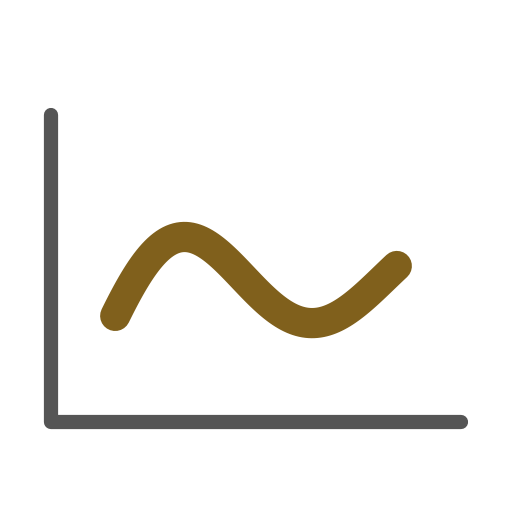
#> input picture figures/icons/fig02_force_history.png, 512 x 512 px, found by its file name
$ python draw_fig02_architecture.py
#> lines starting #> are read from the running program, lines starting #| are printed output that depends on the picture
### figures/figure_palette.py
"""Shared semantic palette for Figures 1--3 and a vector snowflake."""
import math
INK = '#202A30'
EDGE = '#647781'
NEUTRAL = '#EEF1F3'
BACKGROUND = '#F7F8F9'
# Shared data colors match Fig. 2's targets, heads, and reference chunks.
# Peach denotes the shared student module and the composed pose adjustment; it is a
# semantic color, not an RGB mixture of the separately supervised outputs.
REFERENCE = '#7FAFDC'
REFERENCE_EDGE = '#38688B'
FORCE = '#FFD05A'
FORCE_EDGE = '#80601C'
FORCE_ACCENT = FORCE_EDGE
DELAY = '#BFA3E0'
DELAY_EDGE = '#66428D'
DELAY_ACCENT = DELAY_EDGE
STUDENT_FILL = '#F4AF83'
STUDENT_ACCENT = '#DF925E'
JOINT_CORRECTION = STUDENT_ACCENT
JOINT_CORRECTION_EDGE = '#9A6444'
COMMAND = '#85A771'
COMMAND_EDGE = '#4E8A45'


def snowflake_segments(cx, cy, radius, yscale=1):
    for i in range(6):
        angle = math.pi * i / 3
        ux, uy = math.cos(angle), math.sin(angle)
        yield [(cx,cy),(cx+radius*ux,cy+radius*uy*yscale)]
        for side in [-1,1]:
            yield [(cx+.58*radius*ux,cy+.58*radius*uy*yscale),
                   (cx+radius*(.8*ux-side*.19*uy),
                    cy+radius*(.8*uy+side*.19*ux)*yscale)]


def draw_tcp_gripper(ax, cx, cy, width, height, z=5):
    """Compact mechanical two-finger gripper, with no face-like details."""
    from matplotlib.patches import FancyBboxPatch, Polygon
    def point(u, v):
        return cx + u * width, cy + v * height
    def rounded(u, v, w, h, fill, edge='#3F5666', layer=0, radius=.04):
        x, y1 = point(u, v)
        _, y2 = point(u, v+h)
        ax.add_patch(FancyBboxPatch((x,min(y1,y2)),w*width,abs(y2-y1),
            boxstyle=f"round,pad=0,rounding_size={width*radius}",
            facecolor=fill,edgecolor=edge,linewidth=.8,zorder=z+layer))
    # Wrist coupling and a small rounded actuator body.
    rounded(-.14,.35,.28,.17,'#465D6C')
    rounded(-.34,.07,.68,.32,'#E8EFF3',layer=1,radius=.08)
    rounded(-.27,.12,.54,.07,'#7AA8C6',edge='none',layer=2,radius=.025)
    # Articulated fingers surround an open grasping space; dark pads face inward.
    for side in [-1,1]:
        outline=[(.22,.09),(.35,.08),(.44,-.09),(.33,-.43),(.17,-.43),(.17,-.29),(.25,-.29),(.30,-.10)]
        ax.add_patch(Polygon([point(side*u,v) for u,v in outline],closed=True,
            facecolor='#B7CDDC',edgecolor='#3F5666',linewidth=.85,
            joinstyle='round',zorder=z+2))
        pad=[(.17,-.28),(.25,-.28),(.25,-.44),(.17,-.44)]
        ax.add_patch(Polygon([point(side*u,v) for u,v in pad],closed=True,
            facecolor='#334C5C',edgecolor='none',zorder=z+3))


def draw_input_icon(ax, kind, cx, cy, width, height, z=5):
    """Small outline modality icons for the method diagram."""
    from matplotlib.patches import FancyBboxPatch, Polygon, Ellipse
    def pt(u,v):
        return cx+u*width,cy+v*height
    edge='#40515D'
    if kind == 'proprioception':
        start=len(ax.patches)
        draw_tcp_gripper(ax,cx,cy,width,height,z=z)
        for i,p in enumerate(list(ax.patches)[start:]):
            p.set_facecolor('#40515D' if i in [0,4,6] else '#FFFFFF')
        return
    if kind in ['instruction','context']:
        x,y=pt(-.40,-.20); _,y2=pt(0,.40)
        ax.add_patch(FancyBboxPatch((x,min(y,y2)),.8*width,abs(y2-y),
            boxstyle=f'round,pad=0,rounding_size={width*.10}',
            facecolor='white',edgecolor=edge,lw=1.15,zorder=z))
        ax.add_patch(Polygon([pt(-.23,-.18),pt(-.30,-.43),pt(.03,-.18)],
            closed=False,facecolor='white',edgecolor=edge,lw=1.15,zorder=z+1))
        for u in [-.20,0,.20]:
            ax.add_patch(Ellipse(pt(u,.10),width*.07,abs(height)*.07,
                facecolor=edge,edgecolor='none',zorder=z+2))
    elif kind == 'timing':
        ax.add_patch(Ellipse(pt(0,0),width*.85,abs(height)*.85,
            facecolor='white',edgecolor=edge,lw=1.2,zorder=z))
        ax.plot(*zip(pt(0,.28),pt(0,0),pt(.23,0)),color=edge,lw=1.2,zorder=z+1)
    elif kind == 'reference':
        for u in [-.43,-.12,.19]:
            x,y=pt(u,-.28); _,y2=pt(u,.28)
            ax.add_patch(FancyBboxPatch((x,min(y,y2)),width*.24,abs(y2-y),
                boxstyle=f'round,pad=0,rounding_size={width*.025}',
                facecolor='white',edgecolor=edge,lw=.9,zorder=z))

### figures/draw_fig02_architecture.py
"""Fig. 2: teacher-defined correction targets and correction-policy training.

Run this script to regenerate the manuscript PDF, PNG, and editable SVG.
Optional input thumbnails are loaded from figures/inputs/; missing assets use
illustrative placeholders.
"""
from pathlib import Path

import matplotlib.pyplot as plt
import numpy as np
from matplotlib.patches import FancyBboxPatch, FancyArrowPatch, Polygon, Circle
from PIL import Image

OUT = Path(__file__).resolve().parent
PAPER = OUT.parent
from figure_palette import (
    snowflake_segments, draw_tcp_gripper, draw_input_icon, FORCE, DELAY, REFERENCE,
    FORCE_EDGE, DELAY_EDGE, REFERENCE_EDGE, STUDENT_FILL, STUDENT_ACCENT,
)

# Pastel palette inspired by the user's reference figure. Pale blue marks
# visual-language/context modules, green the teacher action expert, yellow
# force modules/targets, lavender delay targets, and peach shared attention.
# Dark text and outlines preserve contrast; data-flow and symbols are unchanged.
INK = '#202020'
EDGE = '#383838'
NEUTRAL = '#FFFFFF'
NEUTRAL_STROKE = '#555555'
VLM_MODULE = '#DEEBF7'
CONTEXT_TOKEN = '#BDD7EE'
ACTION_MODULE = '#E2EFDA'
ACTION_INNER = '#C6E0B4'
FORCE_MODULE = '#FFF2CC'
DELAY_MODULE = '#EEEAF4'
GENERIC_MODULE = '#F2F2F2'
SHARED_ACCENT = STUDENT_ACCENT
SHARED_FILL = STUDENT_FILL
SHARED_EDGE = EDGE

plt.rcParams.update({
    'font.family': 'Arial',
    'mathtext.fontset': 'stix',
    'svg.fonttype': 'none',
})
fig = plt.figure(figsize=(18, 11.18), facecolor='white')
ax = fig.add_axes([0, 0, 1, 1])
ax.set(xlim=(0, 1800), ylim=(1210, 92))
ax.axis('off')
QUIET = '#595959'
RULE = '#BDBDBD'


def text(x, y, s, size=19, color=INK, ha='left', weight='normal', z=8):
    ax.text(x, y, s, fontsize=size, color=color, ha=ha, va='center',
            weight=weight, zorder=z)


def panel(x, y, w, h, face='white', edge='none', radius=8, lw=1, z=1):
    p = FancyBboxPatch((x, y), w, h,
                      boxstyle=f'round,pad=0,rounding_size={radius}',
                      facecolor=face, edgecolor=edge, lw=lw, zorder=z)
    ax.add_patch(p)
    return p


def line(points, color=EDGE, lw=1.2, dash=False, z=3):
    ax.plot(*zip(*points), color=color, lw=lw,
            linestyle=(0, (3, 3)) if dash else '-',
            solid_capstyle='round', solid_joinstyle='round', zorder=z)


def arrow(a, b, color=EDGE, lw=1.3, scale=10, z=4, dash=False):
    ax.add_patch(FancyArrowPatch(a, b, arrowstyle='-|>', mutation_scale=scale,
                                color=color, lw=lw, shrinkA=0, shrinkB=0,
                                linestyle=(0, (4, 3)) if dash else '-',
                                zorder=z))


def snowflake(x, y, r=10):
    for pts in snowflake_segments(x, y, r):
        line(pts, lw=1.3, z=5)


def sequence(x, y, w=150, n=5, color=REFERENCE, edge=REFERENCE_EDGE, h=15):
    gap = 5
    stepw = (w-gap*(n-1))/n
    for i in range(n):
        panel(x+i*(stepw+gap), y, stepw, h, color, edge,
              radius=2, lw=.85, z=4)


def asset(name, x, y, w, h):
    path = PAPER / 'figures' / 'inputs' / name
    if not path.exists():
        return False
    im = Image.open(path)
    scale = min(w/im.width, h/im.height)
    ww, hh = im.width*scale, im.height*scale
    xx, yy = x+(w-ww)/2, y+(h-hh)/2
    ax.imshow(im, extent=[xx, xx+ww, yy+hh, yy], aspect='auto', zorder=4)
    return True


def views(x, y, w=155, h=58):
#> called with x = 42, y = 207, w = 180, h = 43
    if not asset('fig02_multiview.png', x, y, w, h):
        for i in range(3):
            xx = x+i*(w+4)/3
            panel(xx, y, (w-8)/3, h, 'white', '#8A8A8A', radius=4, lw=.9)
            text(xx+(w-8)/6, y+h/2, f'View {i+1}', size=10.5,
                 color=QUIET, ha='center')


def force_history(x, y, w=155, h=50):
    if not asset('fig02_force_history.png', x, y, w, h):
        # Input placeholder, without numerical axes or empirical measurements.
        line([(x, y+2), (x, y+h), (x+w, y+h)], color=NEUTRAL_STROKE, lw=.8)
        t = np.linspace(0, 1, 120)
        yy = y+h*(.68-.25*np.sin(2*np.pi*t)*np.exp(-.9*t)-.15*t)
        line(list(zip(x+5+(w-10)*t, yy)), color=FORCE_EDGE, lw=1.7)


def state(x, y, w=128, h=48):
    if not asset('fig02_state.png', x, y, w, h):
        draw_input_icon(ax,'proprioception',x+w/2,y+h/2,w*.48,-h*.95)


def route(points, color=EDGE, lw=1.25, scale=9):
    if len(points) > 2:
        line(points[:-1], color, lw)
    arrow(points[-2], points[-1], color, lw, scale)


def operation(cx, cy, symbol='+', edge=EDGE, radius=14):
    ax.add_patch(Circle((cx, cy), radius, fc='white', ec=edge, lw=1.3, zorder=5))
    text(cx, cy, symbol, size=18, color=edge, ha='center', z=6)


def transform(x, y, w, h, label, color=NEUTRAL, edge=EDGE, size=18, direction='right', taper=7):
    points = ([(x,y), (x+w,y), (x+w-8,y+h), (x+8,y+h)]
              if direction == 'down' else
              [(x,y), (x+w,y+taper), (x+w,y+h-taper), (x,y+h)])
    ax.add_patch(Polygon(points,
                         fc=color, ec=edge, lw=1.1, zorder=3))
    if isinstance(label, tuple):
        offset = 14
        text(x+w/2, y+h/2-offset, label[0], size=size, ha='center')
        text(x+w/2, y+h/2+offset, label[1], size=size, ha='center')
    else:
        text(x+w/2, y+h/2, label, size=size, ha='center')


def token(cx, y, label, fill=NEUTRAL, edge=NEUTRAL_STROKE, w=43, h=31):
    panel(cx-w/2, y, w, h, fill, edge, radius=2, lw=.8, z=4)
    text(cx, y+h/2, label, size=20, ha='center', z=5)


# Training history is shown locally: pretrained frozen teacher modules,
# previously learned token/adapter, and the correction policy being trained.
# The depicted data flow remains correction distillation, not teacher fitting.
text(35, 130, '(a) Teacher-defined correction targets', size=24, weight='bold')

# The visual-language prefix is produced from the earlier reference query,
# then reused in both current teacher calls. It is not a new raw modality.
text(132, 185, r'Images $V_k$', size=20, ha='center')
views(42, 207, 180, 43)
text(132, 274, r'Instruction $L$', size=20, ha='center')
draw_input_icon(ax,'instruction',132,310,48,-36)
arrow((228, 228), (268, 228))
arrow((228, 310), (268, 310))
panel(272, 211, 208, 128, CONTEXT_TOKEN, EDGE, radius=4)
panel(268, 207, 208, 128, VLM_MODULE, EDGE, radius=4, lw=1.2, z=2)
text(372, 271, 'VLM', size=29, ha='center', weight='bold')
snowflake(454, 225, 9)
# E_k labels the VLM output connection directly. The student receives its
# pooled representation, not a second independently encoded visual context.
line([(486, 271), (615, 271), (615, 385)], color=INK, lw=1.4)
text(550, 247, r'$E_k$', size=25, ha='center')

# Current state is a shared input to both teacher modes, distinct from the
# stored reference's query state S_k used in reference-state alignment.
text(132, 349, r'Proprioception $S_t$', size=20, ha='center')
state(75, 365, 126, 42)
# Context and state merge only at the shared-input junction. State does not
# enter the vision-language encoder or the learned missing-force token.
line([(223, 385), (615, 385)], color=INK, lw=1.4)
ax.add_patch(Circle((615, 385), 3, fc=INK, ec='none', zorder=5))
arrow((615, 385), (650, 385), color=INK, lw=1.4)

# Shared action-expert weights; the adapter appears only in the learned
# force-agnostic mode. The measured history enters only the conditioned call.
panel(650, 331, 320, 256, ACTION_MODULE, EDGE, radius=5, lw=1.25)
text(804, 352, 'Action expert', size=21, weight='bold', ha='center')
text(807, 391, 'Shared context,\nproprioception and noise', size=16, color=EDGE, ha='center')
snowflake(947, 351, 9)
panel(668, 436, 280, 55, ACTION_INNER, EDGE, radius=3, lw=.9)
text(809, 464, 'Force-conditioned', size=20, ha='center')
panel(668, 507, 280, 71, VLM_MODULE, EDGE, radius=3, lw=.9)
text(809, 529, 'Force-agnostic', size=20, ha='center')
# The adapter is part of this mode, not a separate processing stage.
text(809, 560, 'with pose adapter', size=16, color=INK, ha='center')

text(132, 429, r'Force history $\mathcal{F}_t$', size=20, ha='center')
force_history(43, 446, 171, 36)
#> call 3 of asset, with name = 'fig02_force_history.png', x = 43, y = 446, w = 171, h = 36
#> in asset, im is the input picture: PIL image 512x512 RGBA; mean R, G, B, A 241.4, 239.8, 236.6, 21.7
arrow((222, 464), (255, 464))
transform(263, 434, 167, 60, ('Force', 'encoder'),
          color=FORCE, edge=FORCE_EDGE, size=20)
snowflake(420, 424, 7)
arrow((437, 464), (469, 464))
token(507, 448, '', FORCE, FORCE_EDGE, w=61)
arrow((545, 464), (668, 464))
text(462, 543, 'Learned token', size=20, ha='right', color=EDGE)
token(507, 527, '', FORCE_MODULE, NEUTRAL_STROKE, w=67)
snowflake(553, 515, 6)
arrow((549, 543), (668, 543), color=EDGE)

# A light group distinguishes the two current predictions from the stored action.
panel(1007, 386, 215, 181, '#F7F8F8', 'none', radius=5, z=0)
text(1116, 404, 'Current predictions', size=17, ha='center')
text(1116, 604, 'Stored reference', size=17, color=REFERENCE_EDGE, ha='center')
for y, fill, edge in [(464, ACTION_INNER, EDGE),
                       (543, 'white', REFERENCE_EDGE),
                       (631, REFERENCE, REFERENCE_EDGE)]:
    sequence(1020, y-12, 193, h=24, color=fill, edge=edge)
arrow((976, 464), (1013, 464))
arrow((976, 543), (1013, 543), color=REFERENCE_EDGE)

# Both signed operations align vertically. The common current agnostic action
# goes upward with a minus sign and downward with a plus sign.
operation(1300, 464)
operation(1300, 585)
arrow((1219, 464), (1281, 464), color=EDGE)
text(1268, 447, '+', size=19, ha='center')
line([(1219, 543), (1300, 543)], color=REFERENCE_EDGE, lw=1.4)
ax.add_patch(Circle((1300, 543), 2.3, fc=REFERENCE_EDGE, ec='none', zorder=5))
arrow((1300, 543), (1300, 483), color=REFERENCE_EDGE, lw=1.4)
text(1318, 501, '−', size=20, color=REFERENCE_EDGE)
arrow((1300, 543), (1300, 566), color=REFERENCE_EDGE, lw=1.4)
text(1318, 558, '+', size=19, color=REFERENCE_EDGE)
route([(1219, 631), (1250, 631), (1250, 585), (1281, 585)], color=REFERENCE_EDGE)
text(1267, 568, '−', size=20, ha='center', color=REFERENCE_EDGE)

arrow((1320, 464), (1580, 464), color=FORCE_EDGE, lw=1.5)
arrow((1320, 585), (1374, 585), color=DELAY_EDGE, lw=1.5)
panel(1380, 562, 170, 46, DELAY_MODULE, DELAY_EDGE, radius=3, lw=1.1)
text(1465, 585, r'$+\;\Gamma$', size=26, color=INK, ha='center')
text(1465, 633, 'Reference-state\nalignment', size=14, color=DELAY_EDGE, ha='center')
arrow((1553, 585), (1580, 585), color=DELAY_EDGE, lw=1.5)

# Group the two teacher-defined targets as the supervision bundle. Its only
# outgoing path goes to the existing distillation objective in panel (b).
panel(1572, 398, 209, 226, 'white', '#A0A0A0', radius=5, lw=1)
for cy, title, fill, edge in [
    (464, 'Force target', FORCE, FORCE_EDGE),
    (585, 'Delay target', DELAY, DELAY_EDGE),
]:
    text(1674, cy-42, title, size=22, color=edge, ha='center', weight='bold')
    sequence(1588, cy-12, 172, color=fill, edge=edge, h=24)

line([(35, 655), (1765, 655)], color=RULE, lw=.8)
text(35, 686, '(b) Student correction policy', size=24, weight='bold')

# Inputs and their encoders remain outside the attention module. The context
# uses a learned projector, the force history uses its own causal encoder;
# state, flattened reference and timing use the manuscript's projections.
# Five inputs are stacked at the left. Every row proceeds left to right:
# observation/context -> encoder or projection -> condition token(s).
rows = [776, 868, 960, 1052, 1144]
for cy, title in zip(
    rows,
    ['Pooled context', 'Force history', 'Proprioception', 'Reference', 'Timing'],
):
    text(76, cy, title, size=18, ha='left')
    kind={'Pooled context':'context','Proprioception':'proprioception','Reference':'reference','Timing':'timing'}.get(title)
    if kind:
        draw_input_icon(ax,kind,47,cy,32,-32)
    elif title == 'Force history':
        force_history(31,cy-13,32,26)
    if title != 'Reference':
        arrow((250, cy), (294, cy), scale=9)
        arrow((493, cy), (539, cy), scale=9)

# P_ctx -> P_Z denotes the sequential context mappings in the supplement
# and eq:conditioning_set; the remaining projections retain their symbols.
transform(300, 743, 185, 66, r'$P_{\mathrm{ctx}}\!\rightarrow\!P_Z$', color=VLM_MODULE, edge='#7B7B7B', size=20, taper=13)
transform(300, 835, 185, 66, ('Force', 'encoder'),
          color=FORCE, edge=FORCE_EDGE, size=20)
transform(300, 927, 185, 66, r'$P_S$', color=GENERIC_MODULE, edge='#7B7B7B', size=20)
# One horizontal reference chunk uses the same action-block glyph as panel (a).
# Deterministic flattening before P_A is specified in the manuscript and is
# implicit here; each block denotes an action step, not an attention token.
sequence(250, 1040, 156, h=24, color=REFERENCE, edge=REFERENCE_EDGE)
arrow((413, 1052), (437, 1052), scale=8)
# The learned projection produces one token in the shared input group.
ax.add_patch(Polygon([(444,1019), (508,1032), (508,1072), (444,1085)],
                     fc=VLM_MODULE, ec='#7B7B7B', lw=.85, zorder=3))
text(475, 1052, r'$P_A$', size=20, ha='center')
arrow((515, 1052), (539, 1052), scale=8)
transform(300, 1111, 185, 66, r'$P_\xi$', color=GENERIC_MODULE, edge='#7B7B7B', size=20)

# One vertical group of projected tokens. The bracket denotes the complete
# conditioning set; no repeated title is needed. P_A produces one token.
panel(551, 763, 61, 30, VLM_MODULE, NEUTRAL_STROKE, radius=2, lw=.8)
panel(556, 758, 61, 30, CONTEXT_TOKEN, NEUTRAL_STROKE, radius=2, lw=.8, z=3)
text(638, 776, r'$\cdots$', size=21, color=EDGE, ha='center')
token(584, 852, '', FORCE, FORCE_EDGE, w=61, h=32)
token(584, 944, '', GENERIC_MODULE, w=61, h=32)
token(584, 1036, '', REFERENCE, REFERENCE_EDGE, w=61, h=32)
token(584, 1128, '', GENERIC_MODULE, w=61, h=32)
line([(663, 741), (678, 741), (678, 1179), (663, 1179)],
     color=NEUTRAL_STROKE, lw=1)

# Explicitly show both evaluations of the same attention module.
# The second condition set differs only by its masked force token.
route([(678, 960), (696, 960), (696, 870), (710, 870)], scale=8)
panel(708, 850, 147, 40, 'white', '#A6AFB5', radius=5, lw=.9, z=1)
condition_colors = [CONTEXT_TOKEN, FORCE, GENERIC_MODULE, REFERENCE, GENERIC_MODULE]
condition_edges = [REFERENCE_EDGE, FORCE_EDGE, NEUTRAL_STROKE, REFERENCE_EDGE, NEUTRAL_STROKE]
for row_y, masked in [(870, False), (1050, True)]:
    for i, (fill, edge) in enumerate(zip(condition_colors, condition_edges)):
        x = 714+i*28
        box = panel(x, row_y-13, 23, 26,
                    'white' if masked and i == 1 else fill,
                    '#929292' if masked and i == 1 else edge,
                    radius=3, lw=.9, z=4)
        if masked and i == 1:
            box.set_linestyle((0,(3,2)))
    arrow((852, row_y), (889, row_y), scale=9)
text(782, 831, r'$\mathcal{C}_t$', size=24, ha='center')
text(782, 1010, r'$\mathcal{C}_t^{\mathrm{maskF}}$', size=23, ha='center')
arrow((782, 894), (782, 931), scale=8)
panel(737, 935, 90, 42, 'white', NEUTRAL_STROKE, radius=3, lw=1)
text(782, 956, r'$\mathrm{Mask}_F$', size=19, ha='center')
# The short downward arrow ends above the masked-set label.
arrow((782, 980), (782, 991), scale=7)
for cy in [870, 1050]:
    panel(895, cy-46, 215, 92, SHARED_FILL, SHARED_EDGE, radius=5, lw=1.1)
    text(1002.5, cy-17, 'Shared attention', size=17, ha='center', weight='bold')
    text(1002.5, cy+19, r'$\Phi$', size=28, ha='center')
ax.add_patch(FancyArrowPatch((970,921),(970,999),arrowstyle='<->',
    mutation_scale=9,color=SHARED_EDGE,lw=1.1,linestyle=(0,(3,3)),zorder=4))
text(1026, 960, 'Shared\nweights', size=16, ha='center')
for cy, head, pred, fill, edge in [
    (870, 'Force head', 'Force correction', FORCE, FORCE_EDGE),
    (1050, 'Delay head', 'Delay correction', DELAY, DELAY_EDGE),
]:
    arrow((1110, cy), (1142, cy), color=SHARED_EDGE, scale=9)
    transform(1150, cy-38, 150, 76, head, fill, edge, size=19)
    arrow((1307, cy), (1353, cy), color=edge, scale=9)
    sequence(1360, cy-12, 168, h=24, color=fill, edge=edge)
    text(1444, cy-45, pred, size=21, color=edge, ha='center')
    arrow((1535, cy), (1600, cy), color=edge, scale=9)

# Teacher targets enter the same objective as both student predictions.
panel(1600, 824, 176, 272, 'white', EDGE, radius=10, lw=1.2)
text(1688, 960, r'$\mathcal{L}_{\mathrm{distill}}$', size=26, ha='center')
line([(1698, 624), (1698, 694)], color=SHARED_EDGE, lw=1.6, dash=True)
text(1698, 718, 'Distillation', size=20, color=SHARED_EDGE, ha='center', weight='bold')
arrow((1698, 742), (1698, 824), color=SHARED_EDGE, lw=1.6, scale=12, dash=True)

for suffix in ['png', 'pdf', 'svg']:
    fig.savefig(OUT / f'fig02_architecture.{suffix}', dpi=150, facecolor='white')
#> this loop made 3 passes
#> pass 1, `fig.savefig(OUT / f'fig02_architecture.{suffix}', dpi=150, facecolor='..`:
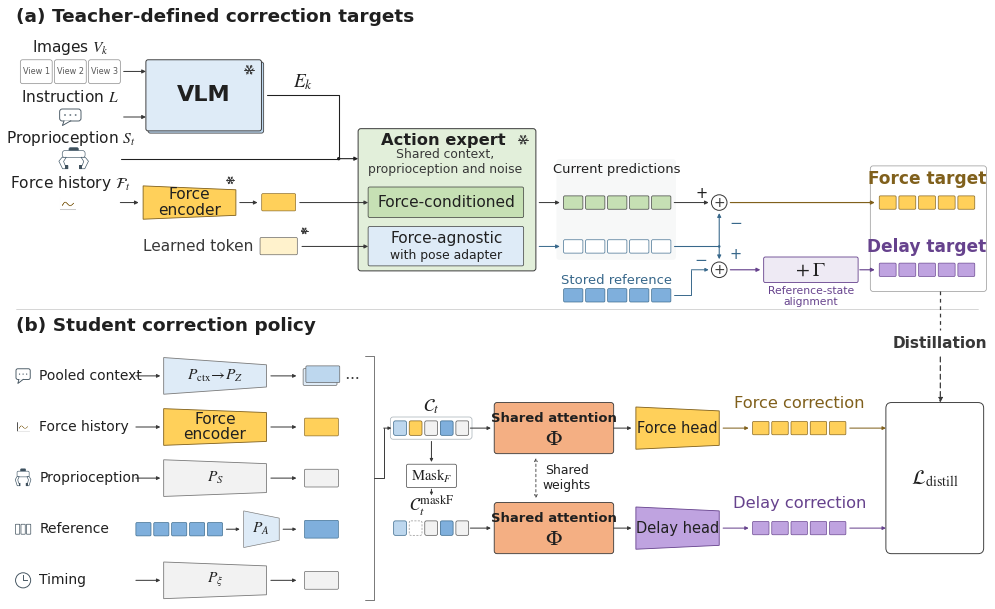
#> figure drawn by matplotlib, 1 panel
svg_path = OUT / 'fig02_architecture.svg'
svg_path.write_text('\n'.join(s.rstrip() for s in svg_path.read_text().splitlines())+'\n')
print(OUT / 'fig02_architecture.png')
